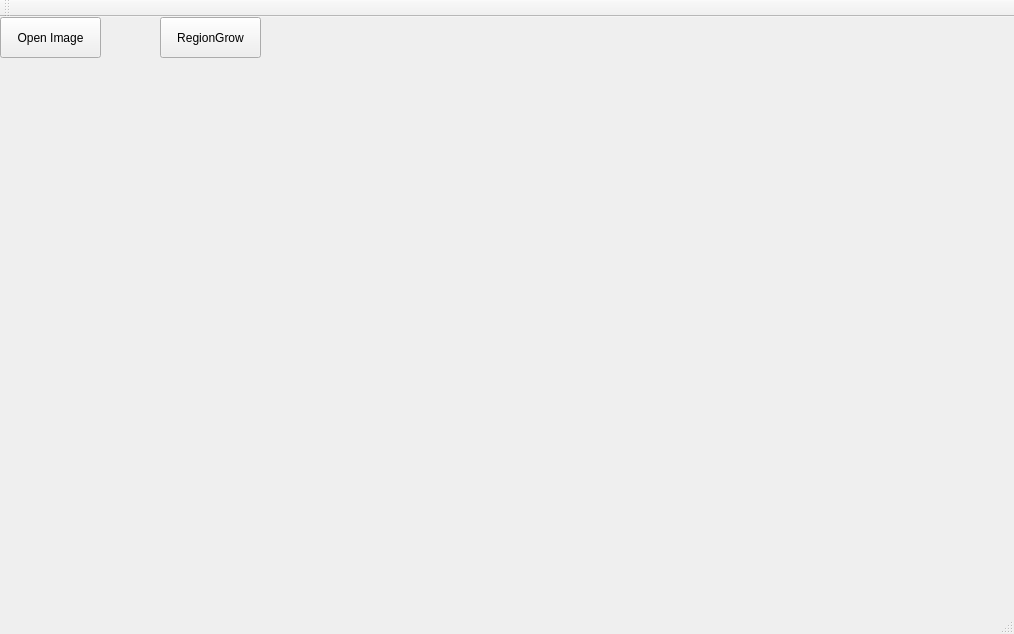
<?xml version="1.0" encoding="UTF-8"?>
<ui version="4.0">
 <class>MainWindow</class>
 <widget class="QMainWindow" name="MainWindow">
  <property name="geometry">
   <rect>
    <x>0</x>
    <y>0</y>
    <width>1014</width>
    <height>634</height>
   </rect>
  </property>
  <property name="windowTitle">
   <string>MainWindow</string>
  </property>
  <widget class="QWidget" name="centralWidget">
   <widget class="QPushButton" name="OpenImageButton">
    <property name="geometry">
     <rect>
      <x>0</x>
      <y>0</y>
      <width>101</width>
      <height>41</height>
     </rect>
    </property>
    <property name="text">
     <string>Open Image</string>
    </property>
   </widget>
   <widget class="QLabel" name="DisplayImageLabel">
    <property name="geometry">
     <rect>
      <x>20</x>
      <y>90</y>
      <width>901</width>
      <height>441</height>
     </rect>
    </property>
    <property name="text">
     <string/>
    </property>
   </widget>
   <widget class="QPushButton" name="RegionGrowButton">
    <property name="geometry">
     <rect>
      <x>160</x>
      <y>0</y>
      <width>101</width>
      <height>41</height>
     </rect>
    </property>
    <property name="text">
     <string>RegionGrow</string>
    </property>
   </widget>
  </widget>
  <widget class="QMenuBar" name="menuBar">
   <property name="geometry">
    <rect>
     <x>0</x>
     <y>0</y>
     <width>1014</width>
     <height>23</height>
    </rect>
   </property>
  </widget>
  <widget class="QToolBar" name="mainToolBar">
   <attribute name="toolBarArea">
    <enum>TopToolBarArea</enum>
   </attribute>
   <attribute name="toolBarBreak">
    <bool>false</bool>
   </attribute>
  </widget>
  <widget class="QStatusBar" name="statusBar"/>
 </widget>
 <layoutdefault spacing="6" margin="11"/>
 <resources/>
 <connections/>
</ui>
